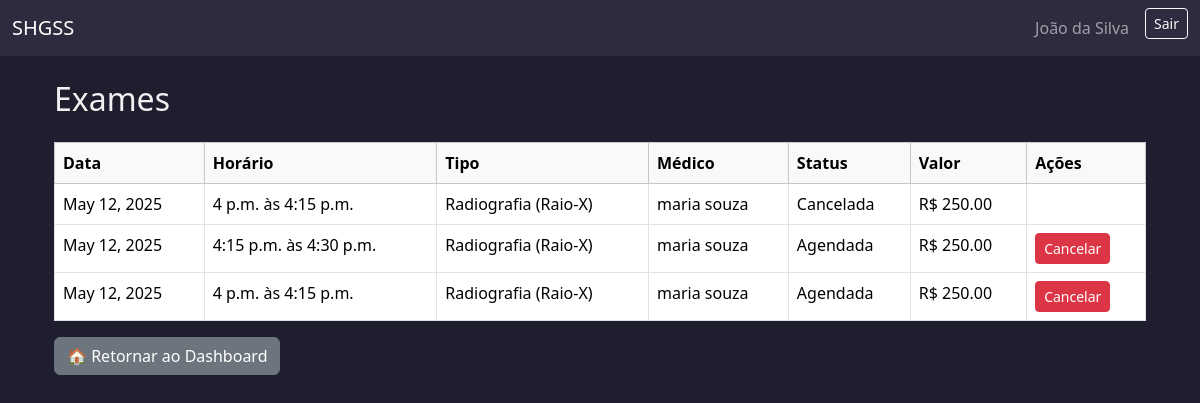
The app's page /exames/usuario/ (signed in) with its own data.
### usuarios/models.py (models this page shows, shortened)
class Usuario(AbstractUser):
    ROLE_CHOICES = [
        ('paciente', 'Paciente'),
        ('medico', 'Médico'),
        ('administrativo', 'Administrativo'),
        ('financeiro', 'Financeiro'),
    ]
    cpf = models.CharField(max_length=14, unique=True, blank=False, null=False)
    telefone = models.CharField(max_length=20)
    rua = models.CharField(max_length=100)
    numero = models.CharField(max_length=10)
    bairro = models.CharField(max_length=50)
    cidade = models.CharField(max_length=50)
    estado = models.CharField(max_length=2)
    cep = models.CharField(max_length=9)
    role = models.CharField(max_length=20, choices=ROLE_CHOICES)
    plano_saude = models.CharField(max_length=50, null=True, blank=True)
    numero_cartao_plano = models.CharField(max_length=30, null=True, blank=True)
    crm = models.CharField(max_length=20, null=True, blank=True)
    especialidade = models.CharField(max_length=50, null=True, blank=True)
    setor = models.CharField(max_length=50, null=True, blank=True)
    cargo = models.CharField(max_length=50, null=True, blank=True)

class AtendimentoBase(models.Model):
    STATUS_CHOICES = [
        ('agendada', 'Agendada'),
        ('cancelada', 'Cancelada'),
        ('em_andamento', 'Em atendimento'),
        ('finalizada', 'Finalizada'),
    ]
    status = models.CharField(max_length=20, choices=STATUS_CHOICES, default='agendada')
    observacoes_visiveis = models.TextField(blank=True, null=True)
    observacoes_internas = models.TextField(blank=True, null=True)
    encaminhamento = models.TextField(blank=True, null=True)
    criado_em = models.DateTimeField(auto_now_add=True)
    atualizado_em = models.DateTimeField(auto_now=True)
    motivo_cancelamento = models.TextField(blank=True, null=True)
    data_cancelamento = models.DateTimeField(null=True, blank=True)
    class Meta:
        abstract = True

class Exame(AtendimentoBase):
    TIPO_CHOICES = [
        ('radiografia', 'Radiografia (Raio-X)'),
        ('ultrassonografia', 'Ultrassonografia'),
        ('tomografia', 'Tomografia Computadorizada (TC)'),
        ('mamografia', 'Mamografia'),
        ('doppler', 'Doppler (Ultrassom Vascular)'),
    ]
    VALORES = {
        'radiografia': 250.00,
        'ultrassonografia': 300.00,
        'tomografia': 800.00,
        'mamografia': 400.00,
        'doppler': 500.00,
    }
    agenda = models.ForeignKey(
        'AgendaExame',
        on_delete=models.PROTECT,
        related_name='exames'
    )
    tipo = models.CharField(max_length=30, choices=TIPO_CHOICES)
    valor = models.DecimalField(max_digits=8, decimal_places=2, default=0.00)
    medico = models.ForeignKey(
        settings.AUTH_USER_MODEL,
        on_delete=models.CASCADE,
        limit_choices_to={'role': 'medico'},
        null=True, blank=True,
        related_name='exames_como_medico'
    )
    paciente = models.ForeignKey(
        settings.AUTH_USER_MODEL,
        on_delete=models.CASCADE,
        limit_choices_to={'role': 'paciente'},
        related_name='exames_como_paciente'
    )
    cancelado_por = models.ForeignKey(
        settings.AUTH_USER_MODEL,
        on_delete=models.SET_NULL,
        null=True,
        blank=True,
        related_name='exames_cancelados'
    )

class AgendaBase(models.Model):
    sala = models.ForeignKey(Sala, on_delete=models.PROTECT)
    data = models.DateField()
    horario_inicio = models.TimeField()
    horario_fim = models.TimeField()
    duracao_procedimento = models.PositiveIntegerField(help_text="Duração em minutos")
    status_manual = models.CharField(
        max_length=20,
        choices=[('livre', 'Livre'), ('agendado', 'Agendado'), ('bloqueado', 'Bloqueado')],
        default='livre'
    )
    class Meta:
        abstract = True

class AgendaExame(AgendaBase):
    EXAME_CHOICES = [
        ('radiografia', 'Radiografia'),
        ('ultrassonografia', 'Ultrassonografia'),
        ('tomografia', 'Tomografia Computadorizada'),
        ('mamografia', 'Mamografia'),
        ('doppler', 'Doppler'),
    ]
    tipo_exame = models.CharField(max_length=30, choices=EXAME_CHOICES)
    medico = models.ForeignKey(Usuario, on_delete=models.SET_NULL, null=True, blank=True, limit_choices_to={'role': 'medico'})

### usuarios/views.py (the view)
# urls.py: path('exames/usuario/', views.exames_usuario, name='exames_usuario'),
@role_required('paciente', 'administrativo')
def exames_usuario(request):
    usuario = request.user
    if usuario.role == 'paciente':
        exames = Exame.objects.filter(paciente=usuario).order_by('-agenda__data')
    else:
        exames = Exame.objects.all().order_by('-agenda__data')
    return render(request, 'exames/exames_usuario.html', {'exames': exames})

### templates/exames/exames_usuario.html (shortened to what this page needs)
{% extends 'base.html' %}
{% block content %}
<div class="container mt-4">
    <h2 class="mb-4">Exames</h2>
    <table class="table table-bordered table-hover">
        <thead class="table-light">
            <tr>
                <th>Data</th>
                <th>Horário</th>
                <th>Tipo</th>
                <th>Médico</th>
                <th>Status</th>
                <th>Valor</th>
                <th>Ações</th>
            </tr>
        </thead>
        <tbody>
            {% for exame in exames %}
                <tr>
                    <td>{{ exame.agenda.data }}</td>
                    <td>{{ exame.agenda.horario_inicio }} às {{ exame.agenda.horario_fim }}</td>
                    <td>{{ exame.get_tipo_display }}</td>
                    <td>
                        {% if exame.medico %}
                            {{ exame.medico.get_full_name }}
                        {% else %}
                            —
                        {% endif %}
                    </td>
                    <td>{{ exame.get_status_display }}</td>
                    <td>R$ {{ exame.valor }}</td>
                    <td>
                        {% if exame.status == 'agendada' %}
                            <a href="{% url 'cancelar_exame' exame.id %}" class="btn btn-sm btn-danger">
                                Cancelar
                            </a>
                        {% endif %}
                    </td>
                </tr>
            {% empty %}
                <tr>
                    <td colspan="7" class="text-center">Nenhum exame encontrado.</td>
                </tr>
            {% endfor %}
        </tbody>
    </table>
    <a href="{% url 'redirecionar_dashboard' %}" class="btn btn-secondary">🏠 Retornar ao Dashboard</a>
</div>
{% endblock %}

### templates/base.html (shortened to what this page needs)
<!DOCTYPE html>
<html lang="pt-br">
<head>
    <link href="https://cdn.jsdelivr.net/npm/bootstrap@5.3.2/dist/css/bootstrap.min.css" rel="stylesheet">
</head>
<body>
    <nav class="navbar navbar-expand-lg navbar-dark">
        <div class="container-fluid">
            <a class="navbar-brand" href="#">SHGSS</a>
            <div class="collapse navbar-collapse">
                <ul class="navbar-nav ms-auto">
                    {% if user.is_authenticated %}
                        <li class="nav-item">
                            <a class="nav-link" href="#">{{ user.get_full_name }}</a>
                        </li>
                        <li class="nav-item">
                            <form method="post" action="{% url 'logout' %}">
                                <button type="submit" class="btn btn-sm btn-outline-light ms-2">Sair</button>
                            </form>
                        </li>
                    {% else %}
                        <li class="nav-item">
                            <a class="nav-link" href="{% url 'login' %}">Entrar</a>
                        </li>
                    {% endif %}
                </ul>
            </div>
        </div>
    </nav>
    <div class="container mt-4">
        {% block content %}{% endblock %}
    </div>
</body>
</html>

### templates/base.html (style rules this page uses)
body { background-color: #1e1e2f; color: #f0f0f0; }
.navbar { background-color: #2c2c3e; }
a { color: #9ecbff; }

### records on screen
Usuario: get_full_name "João da Silva"
Exame: agenda.data "May 12, 2025", agenda.horario_inicio "4 p.m.", agenda.horario_fim "4:15 p.m.", tipo "Radiografia (Raio-X)", medico.get_full_name "maria souza", status "Cancelada", valor "250.00"
Exame: agenda.data "May 12, 2025", agenda.horario_inicio "4:15 p.m.", agenda.horario_fim "4:30 p.m.", tipo "Radiografia (Raio-X)", medico.get_full_name "maria souza", status "Agendada", valor "250.00", shows "Cancelar"
Exame: agenda.data "May 12, 2025", agenda.horario_inicio "4 p.m.", agenda.horario_fim "4:15 p.m.", tipo "Radiografia (Raio-X)", medico.get_full_name "maria souza", status "Agendada", valor "250.00", shows "Cancelar"
